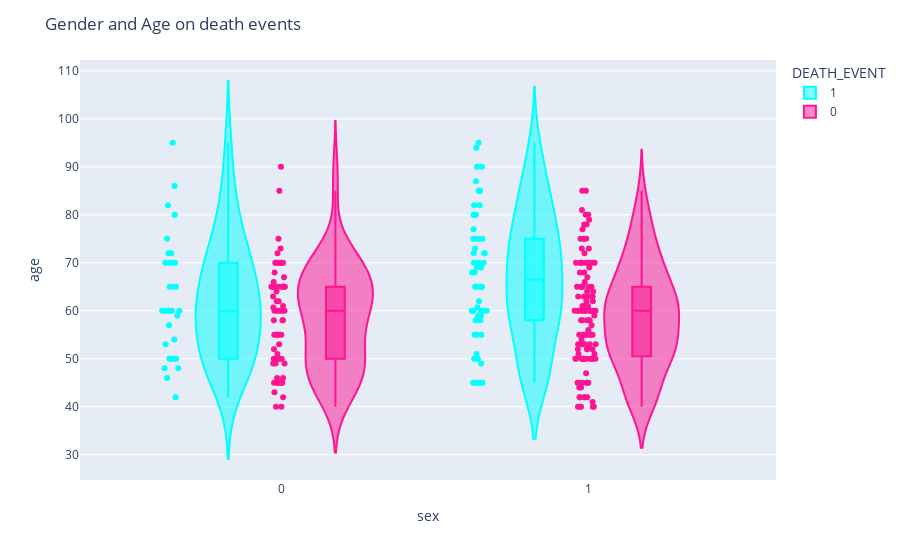

Notebook source saved alongside this figure:
### Markdown cell above
Gender and death events

### Code cell
fig = px.violin(heart_failure, y="age", x="sex", color="DEATH_EVENT", box=True, points="all", hover_data=heart_failure.columns, color_discrete_sequence=['cyan', 'deeppink'])
fig.update_layout(title_text="Gender and Age on death   events")
fig.show()

### Figure 1 — Plotly figure (JSON) as saved in the notebook; plotly's stock layout.template omitted (floating-point values rounded to 4 significant figures; data arrays with more than 128 entries replaced by an {"elided": "..."} marker saying what was removed)
{"data": [{"alignmentgroup": "True", "box": {"visible": true}, "customdata": {"elided": "96x11 float values"}, "hovertemplate": "DEATH_EVENT=%{customdata[10]}<br>sex=%{x}<br>age=%{y}<br>anaemia=%{customdata[0]}<br>creatinine_phosphokinase=%{customdata[1]}<br>diabetes=%{customdata[2]}<br>ejection_fraction=%{customdata[3]}<br>high_blood_pressure=%{customdata[4]}<br>platelets=%{customdata[5]}<br>serum_creatinine=%{customdata[6]}<br>serum_sodium=%{customdata[7]}<br>smoking=%{customdata[8]}<br>time=%{customdata[9]}<extra></extra>", "legendgroup": "1", "marker": {"color": "cyan"}, "name": "1", "offsetgroup": "1", "orientation": "v", "points": "all", "scalegroup": "True", "showlegend": true, "type": "violin", "x": [1, 1, 1, 1, 0, 1, 1, 1, 0, 1, 1, 1, 1, 1, 1, 1, 1, 0, 0, 0, 1, 0, 1, 0, 1, 1, 1, 1, 1, 0, 1, 1, 1, 0, 0, 1, 0, 1, 0, 1, 1, 1, 1, 0, 1, 0, 0, 0, 0, 1, 1, 1, 1, 0, 1, 1, 0, 1, 0, 1, 1, 1, 1, 0, 0, 1, 0, 1, 0, 0, 1, 0, 1, 1, 1, 0, 0, 1, 0, 1, 1, 1, 1, 1, 1, 0, 0, 1, 1, 0, 0, 1, 0, 1, 1, 1], "x0": " ", "xaxis": "x", "y": [75, 55, 65, 50, 65, 90, 75, 60, 65, 80, 75, 62, 45, 50, 82, 87, 45, 70, 48, 65, 68, 75, 80, 95, 70, 58, 82, 94, 85, 50, 65, 69, 90, 82, 60, 70, 50, 70, 60, 50, 51, 60, 80, 57, 68, 53, 60, 70, 60, 95, 49, 72, 45, 50, 45, 60, 42, 72, 70, 65, 85, 69, 60, 60, 59, 60, 72, 85, 70, 86, 60, 46, 80, 72, 75, 72, 50, 45, 80, 59, 59, 65, 75, 58, 60.67, 50, 60, 45, 77, 48, 54, 73, 60, 55, 65, 55], "y0": " ", "yaxis": "y"}, {"alignmentgroup": "True", "box": {"visible": true}, "customdata": {"elided": "203x11 float values"}, "hovertemplate": "DEATH_EVENT=%{customdata[10]}<br>sex=%{x}<br>age=%{y}<br>anaemia=%{customdata[0]}<br>creatinine_phosphokinase=%{customdata[1]}<br>diabetes=%{customdata[2]}<br>ejection_fraction=%{customdata[3]}<br>high_blood_pressure=%{customdata[4]}<br>platelets=%{customdata[5]}<br>serum_creatinine=%{customdata[6]}<br>serum_sodium=%{customdata[7]}<br>smoking=%{customdata[8]}<br>time=%{customdata[9]}<extra></extra>", "legendgroup": "0", "marker": {"color": "deeppink"}, "name": "0", "offsetgroup": "0", "orientation": "v", "points": "all", "scalegroup": "True", "showlegend": true, "type": "violin", "x": {"elided": "203 int values"}, "x0": " ", "xaxis": "x", "y": {"elided": "203 float values"}, "y0": " ", "yaxis": "y"}], "layout": {"legend": {"title": {"text": "DEATH_EVENT"}, "tracegroupgap": 0}, "margin": {"t": 60}, "title": {"text": "Gender and Age on death events"}, "violinmode": "group", "xaxis": {"anchor": "y", "domain": [0, 1], "title": {"text": "sex"}}, "yaxis": {"anchor": "x", "domain": [0, 1], "title": {"text": "age"}}}}
